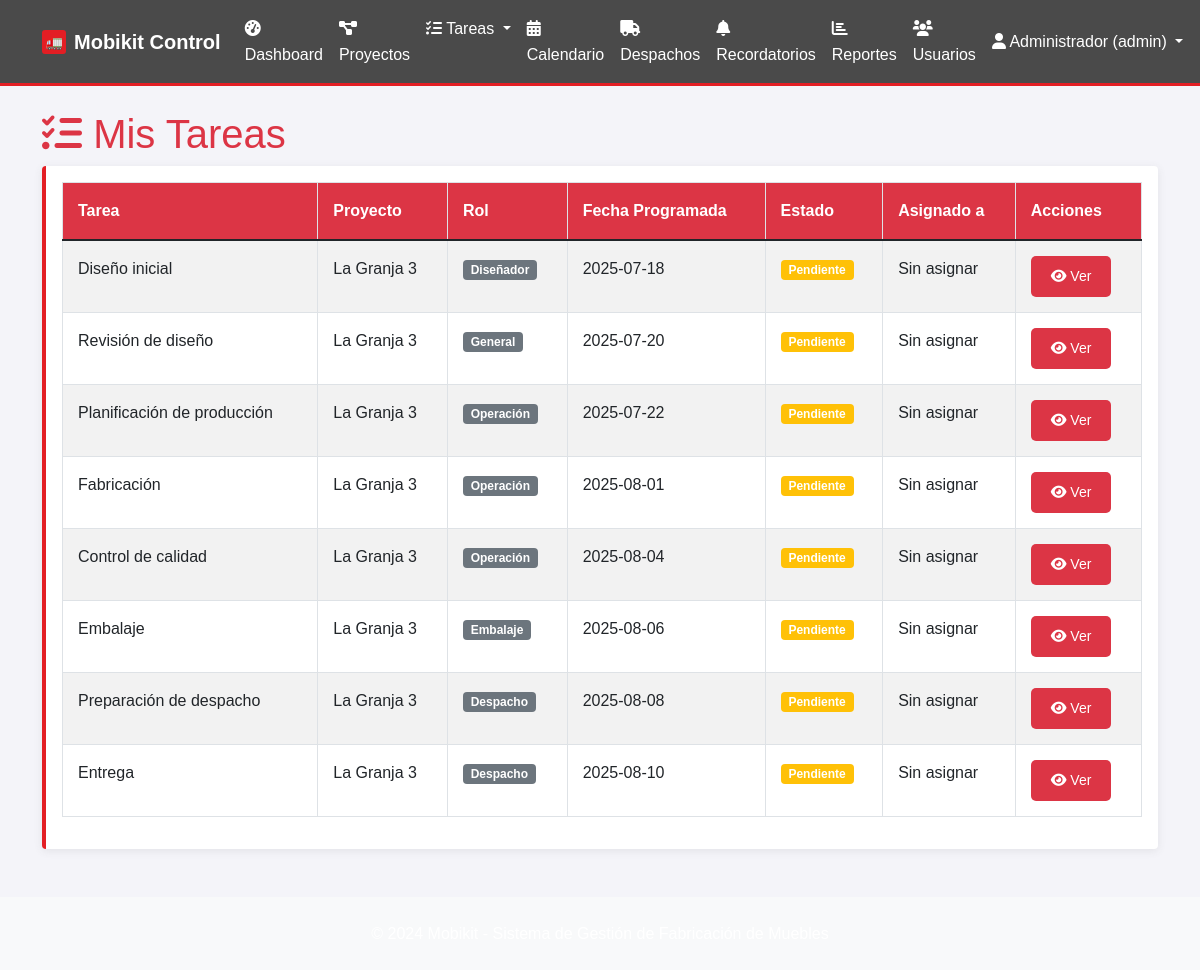
The page /tareas (signed in) on the database its author committed.
### tables this page shows
CREATE TABLE tareas (
    id INTEGER PRIMARY KEY AUTOINCREMENT,
    proyecto_id INTEGER NOT NULL,
    codigo TEXT, -- Código de tarea opcional
    titulo TEXT NOT NULL,
    descripcion TEXT,
    tipo TEXT DEFAULT 'general' CHECK (tipo IN ('diseño', 'fabricación', 'control_calidad', 'embalaje', 'despacho', 'general')),
    rol_asignado TEXT NOT NULL,
    usuario_asignado_id INTEGER,
    area_id INTEGER,
    estado TEXT DEFAULT 'pendiente' CHECK (estado IN ('pendiente', 'en_progreso', 'pausada', 'completada', 'cancelada')),
    prioridad TEXT DEFAULT 'media' CHECK (prioridad IN ('baja', 'media', 'alta', 'urgente')),
    fecha_programada DATE,
    fecha_inicio TIMESTAMP,
    fecha_completada TIMESTAMP,
    tiempo_estimado INTEGER, -- En horas
    tiempo_real INTEGER, -- En horas
    dependencias TEXT, -- JSON con IDs de tareas dependientes
    observaciones TEXT,
    created_at TIMESTAMP DEFAULT CURRENT_TIMESTAMP,
    updated_at TIMESTAMP DEFAULT CURRENT_TIMESTAMP, etapa_fabricacion TEXT 
                CHECK (etapa_fabricacion IN ('seccionado', 'enchapado', 'mecanizado', 'fabricacion_completo')),
    FOREIGN KEY (proyecto_id) REFERENCES proyectos (id),
    FOREIGN KEY (usuario_asignado_id) REFERENCES usuarios (id),
    FOREIGN KEY (area_id) REFERENCES areas (id)
);

CREATE TABLE proyectos (
    id INTEGER PRIMARY KEY AUTOINCREMENT,
    codigo TEXT UNIQUE NOT NULL, -- Código único del proyecto
    nombre TEXT NOT NULL,
    cliente_id INTEGER NOT NULL,
    descripcion TEXT,
    estado TEXT DEFAULT 'diseño' CHECK (estado IN ('diseño', 'aprobado', 'producción', 'embalaje', 'despacho', 'entregado', 'cancelado')),
    prioridad TEXT DEFAULT 'media' CHECK (prioridad IN ('baja', 'media', 'alta', 'urgente')),
    fecha_inicio DATE,
    fecha_entrega DATE,
    fecha_entrega_real DATE,
    diseñador_id INTEGER,
    supervisor_id INTEGER,
    presupuesto DECIMAL(12,2),
    costo_real DECIMAL(12,2),
    observaciones TEXT,
    created_at TIMESTAMP DEFAULT CURRENT_TIMESTAMP,
    updated_at TIMESTAMP DEFAULT CURRENT_TIMESTAMP,
    FOREIGN KEY (cliente_id) REFERENCES clientes (id),
    FOREIGN KEY (diseñador_id) REFERENCES usuarios (id),
    FOREIGN KEY (supervisor_id) REFERENCES usuarios (id)
);

### main.py (the view, shortened to what this page needs)
@app.route('/tareas')
@login_required
def tareas():
    conn = sqlite3.connect('mobikit.db')
    cursor = conn.cursor()
    if session['user_role'] == 'admin':
        cursor.execute('''
            SELECT t.id, t.titulo, p.nombre as proyecto, t.rol_asignado,
                   t.fecha_programada, t.estado, u.nombre as asignado
            FROM tareas t
            JOIN proyectos p ON t.proyecto_id = p.id
            LEFT JOIN usuarios u ON t.usuario_asignado_id = u.id
            ORDER BY t.fecha_programada ASC
        ''')
    tareas_list = cursor.fetchall()
    conn.close()
    return render_template('tareas.html', tareas=tareas_list)

### main.py (called while the page is built)
def login_required(f):
    @wraps(f)
    def decorated_function(*args, **kwargs):
        if 'user_id' not in session:
            return redirect(url_for('login'))
        return f(*args, **kwargs)
    return decorated_function

### templates/tareas.html (shortened to what this page needs)
{% extends "base.html" %}
{% block content %}
<h1><i class="fas fa-tasks"></i> Mis Tareas</h1>
<div class="card">
    <div class="card-body">
        {% if tareas %}
        <div class="table-responsive">
            <table class="table table-striped">
                <thead>
                    <tr>
                        <th>Tarea</th>
                        <th>Proyecto</th>
                        <th>Rol</th>
                        <th>Fecha Programada</th>
                        <th>Estado</th>
                        <th>Asignado a</th>
                        <th>Acciones</th>
                    </tr>
                </thead>
                <tbody>
                    {% for tarea in tareas %}
                    <tr>
                        <td>{{ tarea[1] }}</td>
                        <td>{{ tarea[2] }}</td>
                        <td>
                            <span class="badge bg-secondary">{{ tarea[3]|title }}</span>
                        </td>
                        <td>{{ tarea[4] if tarea[4] else 'Sin fecha' }}</td>
                        <td>
                            <span class="badge bg-{{ 'success' if tarea[5] == 'completada' else 'warning' }}">
                                {{ tarea[5]|title }}
                            </span>
                        </td>
                        <td>{{ tarea[6] if tarea[6] else 'Sin asignar' }}</td>
                        <td>
                            <a href="{{ url_for('tarea_detalle', tarea_id=tarea[0]) }}" class="btn btn-sm btn-outline-primary">
                                <i class="fas fa-eye"></i> Ver
                            </a>
                        </td>
                    </tr>
                    {% endfor %}
                </tbody>
            </table>
        </div>
        {% else %}
        <div class="text-center py-4">
            <i class="fas fa-tasks fa-3x text-muted mb-3"></i>
            <h5>No tienes tareas asignadas</h5>
            <p class="text-muted">Las tareas aparecerán aquí cuando sean asignadas a tu rol.</p>
        </div>
        {% endif %}
    </div>
</div>
{% endblock %}

### templates/base.html (shortened to what this page needs)
<!DOCTYPE html>
<html lang="es">
<head>
    <link href="https://cdn.jsdelivr.net/npm/bootstrap@5.1.3/dist/css/bootstrap.min.css" rel="stylesheet">
    <link href="https://cdnjs.cloudflare.com/ajax/libs/font-awesome/6.0.0/css/all.min.css" rel="stylesheet">
    <link href="{{ url_for('static', filename='css/style.css') }}" rel="stylesheet">
</head>
<body>
    <nav class="navbar navbar-expand-lg navbar-dark bg-primary">
        <div class="container">
            <a class="navbar-brand mobikit-logo" href="{{ url_for('dashboard') }}">
                <div class="logo-icon"></div>
                <span>Mobikit Control</span>
            </a>
            {% if session.user_id %}
            <div class="collapse navbar-collapse" id="navbarNav">
                <ul class="navbar-nav me-auto">
                    <li class="nav-item">
                        <a class="nav-link" href="{{ url_for('dashboard') }}">
                            <i class="fas fa-tachometer-alt"></i> Dashboard
                        </a>
                    </li>
                    <li class="nav-item">
                        <a class="nav-link" href="{{ url_for('proyectos') }}">
                            <i class="fas fa-project-diagram"></i> Proyectos
                        </a>
                    </li>
                    <li class="nav-item dropdown">
                        <a class="nav-link dropdown-toggle" href="#" id="tareasDropdown" role="button" data-bs-toggle="dropdown">
                            <i class="fas fa-tasks"></i> Tareas
                        </a>
                    </li>
                    <li class="nav-item">
                        <a class="nav-link" href="{{ url_for('calendario') }}">
                            <i class="fas fa-calendar-alt"></i> Calendario
                        </a>
                    </li>
                    {% if session.user_role in ['admin', 'general'] %}
                    <li class="nav-item">
                            <a class="nav-link" href="{{ url_for('despachos') }}">
                                <i class="fas fa-truck"></i> Despachos
                            </a>
                        </li>
                        <li class="nav-item">
                            <a class="nav-link" href="{{ url_for('recordatorios_activos') }}">
                                <i class="fas fa-bell"></i> Recordatorios
                            </a>
                        </li>
                        <li class="nav-item">
                            <a class="nav-link" href="{{ url_for('reportes') }}">
                                <i class="fas fa-chart-bar"></i> Reportes
                            </a>
                        </li>
                    {% endif %}
                    {% if session.user_role == 'admin' %}
                    <li class="nav-item">
                        <a class="nav-link" href="{{ url_for('usuarios') }}">
                            <i class="fas fa-users"></i> Usuarios
                        </a>
                    </li>
                    {% endif %}
                </ul>
                <ul class="navbar-nav">
                    <li class="nav-item dropdown">
                        <a class="nav-link dropdown-toggle" href="#" id="navbarDropdown" role="button" data-bs-toggle="dropdown">
                            <i class="fas fa-user"></i> {{ session.user_name }} ({{ session.user_role }})
                        </a>
                    </li>
                </ul>
            </div>
            {% endif %}
        </div>
    </nav>
    <main class="container mt-4">
        {% block content %}{% endblock %}
    </main>
    <footer class="bg-light mt-5 py-4">
        <div class="container text-center">
            <p class="mb-0">&copy; 2024 Mobikit - Sistema de Gestión de Fabricación de Muebles</p>
        </div>
    </footer>
</body>
</html>

### static/css/style.css (style rules this page uses)
:root { --mobikit-red: #E31E24; --mobikit-gray: #4A4A4A; --mobikit-light-gray: #6C6C6C; --mobikit-dark-gray: #2D2D2D; --mobikit-white: #FFFFFF; --mobikit-light-bg: #F5F5F5; }
body { background-color: var(--mobikit-light-bg); color: var(--mobikit-gray); }
.navbar-dark.bg-primary { background-color: var(--mobikit-gray) !important; border-bottom: 3px solid var(--mobikit-red); }
.navbar-brand { font-weight: bold; color: var(--mobikit-white) !important; }
.nav-link { color: var(--mobikit-white) !important; }
.card { border: none; box-shadow: 0 2px 8px rgba(74, 74, 74, 0.1); margin-bottom: 1rem; border-left: 4px solid var(--mobikit-red); }
.btn-outline-primary { color: var(--mobikit-red); border-color: var(--mobikit-red); }
.table th { border-top: none; font-weight: 600; color: var(--mobikit-gray); background-color: #F8F9FA; }
a { color: var(--mobikit-red); }
footer { background-color: var(--mobikit-gray) !important; color: var(--mobikit-white); margin-top: auto; }
.mobikit-logo { display: inline-flex; align-items: center; gap: 0.5rem; }
.mobikit-logo .logo-icon { width: 24px; height: 24px; background-color: var(--mobikit-red); border-radius: 3px; position: relative; }
.mobikit-logo .logo-icon::before { content: "🚛"; position: absolute; top: 50%; left: 50%; transform: translate(-50%, -50%); font-size: 14px; }
.btn, .card, .alert { transition: all 0.3s ease; }
body { font-family: 'Arial', sans-serif; background-color: #f4f4f9; color: #333; line-height: 1.6; }
h1, h2, h3 { color: #dc3545; }
button, .btn { background-color: #dc3545; color: white; border: none; padding: 10px 20px; cursor: pointer; border-radius: 5px; transition: background-color 0.3s ease; }
.table { width: 100%; border-collapse: collapse; }
.table th { background-color: #dc3545; color: #fff; }
.table th, .table td { padding: 15px; text-align: left; border: 1px solid #dee2e6; }
footer { background-color: #343a40; color: #ffffff; text-align: center; padding: 15px 0; }

### rows shown on the page
tareas: titulo "Diseño inicial", nombre "La Granja 3", rol_asignado "Diseñador", fecha_programada "2025-07-18", estado "Pendiente", tarea "Sin asignar"
tareas: titulo "Revisión de diseño", nombre "La Granja 3", rol_asignado "General", fecha_programada "2025-07-20", estado "Pendiente", tarea "Sin asignar"
tareas: titulo "Planificación de producción", nombre "La Granja 3", rol_asignado "Operación", fecha_programada "2025-07-22", estado "Pendiente", tarea "Sin asignar"
tareas: titulo "Fabricación", nombre "La Granja 3", rol_asignado "Operación", fecha_programada "2025-08-01", estado "Pendiente", tarea "Sin asignar"
tareas: titulo "Control de calidad", nombre "La Granja 3", rol_asignado "Operación", fecha_programada "2025-08-04", estado "Pendiente", tarea "Sin asignar"
tareas: titulo "Embalaje", nombre "La Granja 3", rol_asignado "Embalaje", fecha_programada "2025-08-06", estado "Pendiente", tarea "Sin asignar"
tareas: titulo "Preparación de despacho", nombre "La Granja 3", rol_asignado "Despacho", fecha_programada "2025-08-08", estado "Pendiente", tarea "Sin asignar"
tareas: titulo "Entrega", nombre "La Granja 3", rol_asignado "Despacho", fecha_programada "2025-08-10", estado "Pendiente", tarea "Sin asignar"

### other values the page prints
{{ session.user_name }} "Administrador"
{{ session.user_role }} "admin"
